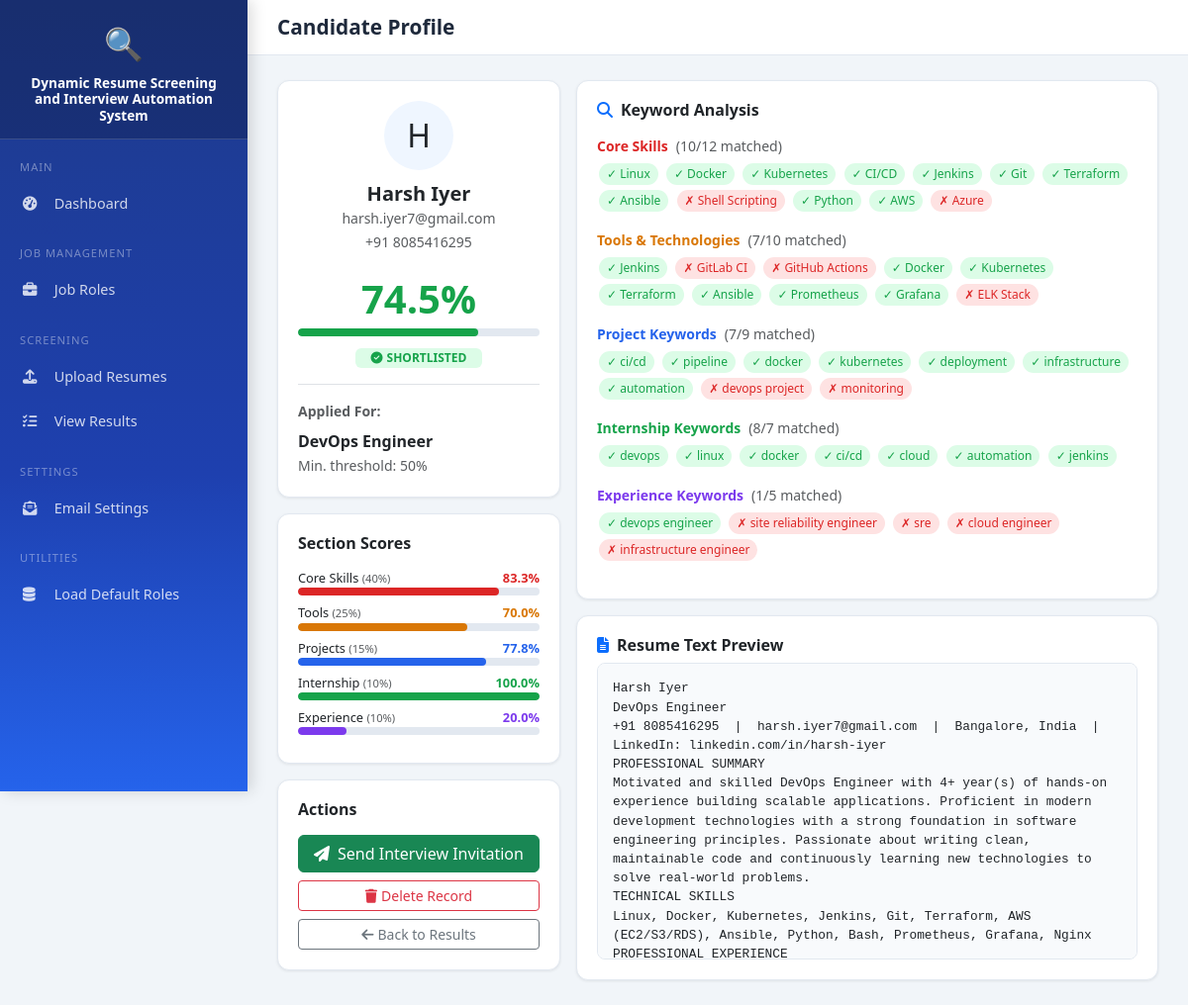
Screenshot of /candidate/1 with the database file from the repository.
### tables this page shows
CREATE TABLE candidates (
        id INTEGER PRIMARY KEY AUTOINCREMENT,
        user_id INTEGER,
        job_role_id INTEGER NOT NULL,
        name TEXT,
        email TEXT,
        phone TEXT,
        raw_text TEXT,
        skills_found TEXT,          -- JSON
        tools_found TEXT,           -- JSON
        projects_found TEXT,        -- JSON
        internship_found TEXT,      -- JSON
        experience_found TEXT,      -- JSON
        core_score REAL DEFAULT 0,
        tools_score REAL DEFAULT 0,
        projects_score REAL DEFAULT 0,
        internship_score REAL DEFAULT 0,
        experience_score REAL DEFAULT 0,
        total_score REAL DEFAULT 0,
        status TEXT DEFAULT 'pending',   -- pending / shortlisted / rejected
        rejection_reason TEXT,
        email_sent INTEGER DEFAULT 0,
        email_sent_at TIMESTAMP,
        filename TEXT,
        uploaded_at TIMESTAMP DEFAULT CURRENT_TIMESTAMP,
        FOREIGN KEY (job_role_id) REFERENCES job_roles(id),
        FOREIGN KEY (user_id) REFERENCES users(id)
    );

CREATE TABLE job_roles (
        id INTEGER PRIMARY KEY AUTOINCREMENT,
        title TEXT NOT NULL,
        description TEXT,
        core_skills TEXT NOT NULL,       -- JSON array
        tools TEXT NOT NULL,             -- JSON array
        project_keywords TEXT NOT NULL,  -- JSON array
        internship_keywords TEXT NOT NULL,
        experience_keywords TEXT NOT NULL,
        core_weight REAL DEFAULT 0.40,
        tools_weight REAL DEFAULT 0.25,
        projects_weight REAL DEFAULT 0.15,
        internship_weight REAL DEFAULT 0.10,
        experience_weight REAL DEFAULT 0.10,
        min_threshold INTEGER DEFAULT 50,
        created_at TIMESTAMP DEFAULT CURRENT_TIMESTAMP
    );

### app.py (the view)
@app.route("/candidate/<int:cid>")
def candidate_detail(cid):
    conn = get_db()
    c = conn.execute("""
        SELECT c.*, j.title as role_title, j.min_threshold, j.core_skills, j.tools,
               j.project_keywords, j.internship_keywords, j.experience_keywords
        FROM candidates c JOIN job_roles j ON c.job_role_id=j.id WHERE c.id=?
    """, (cid,)).fetchone()
    conn.close()
    if not c:
        flash("Candidate not found.", "danger")
        return redirect(url_for("results"))
    parsed = dict(c)
    for field in ["skills_found", "tools_found", "projects_found", "internship_found", "experience_found",
                  "core_skills", "tools", "project_keywords", "internship_keywords", "experience_keywords"]:
        try:
            parsed[field] = json.loads(c[field] or "[]")
        except:
            parsed[field] = []
    return render_template("candidate_detail.html", c=parsed)

### app.py (called while the page is built)
def get_db():
    conn = sqlite3.connect(DB_PATH)
    conn.row_factory = sqlite3.Row
    return conn

### templates/candidate_detail.html (shortened to what this page needs)
{% extends "base.html" %}
{% block page_title %}Candidate Profile{% endblock %}
{% block content %}
<div class="row g-3">
  <div class="col-lg-4">
    <div class="stat-card mb-3">
      <div class="text-center mb-3">
        <div style="width:70px;height:70px;background:#eff6ff;border-radius:50%;display:flex;align-items:center;justify-content:center;margin:0 auto 12px;font-size:2rem;">
          {{ (c.name or 'U')[0].upper() }}
        </div>
        <h5 class="fw-bold mb-0">{{ c.name or 'Unknown' }}</h5>
        <small class="text-muted">{{ c.email or 'No email' }}</small>
        {% if c.phone %}<br><small class="text-muted">{{ c.phone }}</small>{% endif %}
      </div>
      <div class="text-center mb-3">
        <div style="font-size:2.5rem; font-weight:700; color:{% if c.status=='shortlisted' %}#16a34a{% else %}#dc2626{% endif %};">
          {{ c.total_score }}%
        </div>
        <div class="score-bar mx-auto mb-2" style="width:100%;">
          <div class="score-bar-fill" style="width:{{ c.total_score }}%; background:{% if c.status=='shortlisted' %}#16a34a{% else %}#dc2626{% endif %};"></div>
        </div>
        {% if c.status == 'shortlisted' %}
          <span class="badge badge-shortlisted py-1 px-3"><i class="fas fa-check-circle me-1"></i>SHORTLISTED</span>
        {% else %}
          <span class="badge badge-rejected py-1 px-3"><i class="fas fa-times-circle me-1"></i>REJECTED</span>
        {% endif %}
      </div>
      <div class="border-top pt-3">
        <small class="text-muted fw-bold d-block mb-2">Applied For:</small>
        <span class="fw-semibold">{{ c.role_title }}</span>
        <br><small class="text-muted">Min. threshold: {{ c.min_threshold }}%</small>
      </div>
    </div>
    <div class="stat-card mb-3">
      <h6 class="fw-bold mb-3">Section Scores</h6>
      {% for label, val, color, weight in [
        ("Core Skills", c.core_score, "#dc2626", "40%"),
        ("Tools", c.tools_score, "#d97706", "25%"),
        ("Projects", c.projects_score, "#2563eb", "15%"),
        ("Internship", c.internship_score, "#16a34a", "10%"),
        ("Experience", c.experience_score, "#7c3aed", "10%")
      ] %}
      <div class="mb-2">
        <div class="d-flex justify-content-between" style="font-size:0.8rem;">
          <span>{{ label }} <small class="text-muted">({{ weight }})</small></span>
          <strong style="color:{{ color }};">{{ val }}%</strong>
        </div>
        <div class="score-bar">
          <div class="score-bar-fill" style="width:{{ val }}%; background:{{ color }};"></div>
        </div>
      </div>
      {% endfor %}
    </div>
    <div class="stat-card">
      <h6 class="fw-bold mb-3">Actions</h6>
      {% if c.status == 'shortlisted' %}
        {% if c.email_sent %}
          <div class="alert alert-success py-2 px-3 mb-2">
            <i class="fas fa-check-circle me-1"></i>Email sent at {{ c.email_sent_at }}
          </div>
        {% else %}
          <form method="POST" action="{{ url_for('send_email_single', cid=c.id) }}" class="mb-2">
            <button class="btn btn-success w-100">
              <i class="fas fa-paper-plane me-2"></i>Send Interview Invitation
            </button>
          </form>
        {% endif %}
      {% endif %}
      <form method="POST" action="{{ url_for('delete_candidate', cid=c.id) }}"
            onsubmit="return confirm('Delete this candidate record?')">
        <button class="btn btn-outline-danger w-100 btn-sm">
          <i class="fas fa-trash me-1"></i>Delete Record
        </button>
      </form>
      <a href="{{ url_for('results') }}" class="btn btn-outline-secondary w-100 btn-sm mt-2">
        <i class="fas fa-arrow-left me-1"></i>Back to Results
      </a>
    </div>
  </div>
  <div class="col-lg-8">
    <div class="stat-card mb-3">
      <h6 class="fw-bold mb-3"><i class="fas fa-search me-2 text-primary"></i>Keyword Analysis</h6>
      {% set sections = [
        ("Core Skills", c.skills_found, c.core_skills, "#dc2626"),
        ("Tools & Technologies", c.tools_found, c.tools, "#d97706"),
        ("Project Keywords", c.projects_found, c.project_keywords, "#2563eb"),
        ("Internship Keywords", c.internship_found, c.internship_keywords, "#16a34a"),
        ("Experience Keywords", c.experience_found, c.experience_keywords, "#7c3aed")
      ] %}
      {% for section_name, found, all_kw, color in sections %}
      <div class="mb-3">
        <div class="d-flex align-items-center gap-2 mb-1">
          <small class="fw-bold" style="color:{{ color }};">{{ section_name }}</small>
          <small class="text-muted">({{ found|length }}/{{ all_kw|length }} matched)</small>
        </div>
        <div>
          {% for kw in all_kw %}
            {% if kw in found %}
              <span class="kw-tag matched">✓ {{ kw }}</span>
            {% else %}
              <span class="kw-tag missing">✗ {{ kw }}</span>
            {% endif %}
          {% endfor %}
        </div>
      </div>
      {% endfor %}
    </div>
    {% if c.raw_text %}
    <div class="stat-card">
      <h6 class="fw-bold mb-2"><i class="fas fa-file-alt me-2 text-primary"></i>Resume Text Preview</h6>
      <div style="background:#f8fafc; border-radius:8px; padding:15px; font-size:0.8rem; white-space:pre-wrap; max-height:300px; overflow-y:auto; font-family:monospace; border:1px solid #e2e8f0;">{{ c.raw_text }}</div>
    </div>
    {% endif %}
  </div>
</div>
{% endblock %}

### templates/base.html (style rules this page uses)
:root { --primary: #2563eb; --primary-dark: #1d4ed8; --success: #16a34a; --danger: #dc2626; --warning: #d97706; --sidebar-width: 250px; }
body { background: #f1f5f9; font-family: "Segoe UI", sans-serif; }
.stat-card { background: #fff; border-radius: 12px; padding: 20px; box-shadow: 0 1px 3px rgba(0, 0, 0, 0.08); border: 1px solid #e2e8f0; }
.score-bar { height: 8px; border-radius: 4px; background: #e2e8f0; overflow: hidden; }
.score-bar-fill { height: 100%; border-radius: 4px; transition: width 0.6s ease; }
.badge-shortlisted { background: #dcfce7; color: #16a34a; }
.kw-tag { display: inline-block; background: #eff6ff; color: #2563eb; padding: 2px 8px; border-radius: 12px; font-size: 0.75rem; margin: 2px; }
.kw-tag.matched { background: #dcfce7; color: #16a34a; }
.kw-tag.missing { background: #fee2e2; color: #dc2626; }

### rows the page displays
candidates: name "H", name "Harsh Iyer", email "harsh.iyer7@gmail.com", phone "+91 8085416295", total_score "74.5", label "Core Skills", weight "40%", core_score "83.3", label "Tools", weight "25%", tools_score "70.0", label "Projects", weight "15%", projects_score "77.8", label "Internship", weight "10%", internship_score "100.0", label "Experience", experience_score "20.0", raw_text "Harsh Iyer DevOps Engineer +91 8085416295 | harsh.iyer7@gmail.com | Bangalore, India | LinkedIn: linkedin.com/in/harsh-iyer PROFESSIONAL SUMMARY Motivated and skilled DevOps Engineer with 4+ year(s) of hands-on experience building scalable applications. Proficient in modern development technologies with a strong foundation in software engineering principles. Passionate about writing clean, maintainable code and continuously learning new technologies to solve real-world problems. TECHNICAL SKILLS Linux, Docker, Kubernetes, Jenkins, Git, Terraform, AWS (EC2/S3/RDS), Ansible, Python, Bash, Prometheus, Grafana, Nginx PROFESSIONAL EXPERIENCE…"
job_roles: role_title "DevOps Engineer", min_threshold "50"

### other values shown
{{ section_name }} "Core Skills" "Tools & Technologies" "Project Keywords" "Internship Keywords" "Experience Keywords"
{{ found|length }} "10" "7" "7" "8" "1"
{{ all_kw|length }} "12" "10" "9" "7" "5"
{{ kw }} "Linux" "Docker" "Kubernetes" "CI/CD" "Jenkins" "Git" "Terraform" "Ansible" "Python" "AWS" "Jenkins" "Docker" "Kubernetes" "Terraform" "Ansible" "Prometheus" "Grafana" "ci/cd" "pipeline" "docker" "kubernetes" "deployment" "infrastructure" "automation" "devops" "linux" "docker" "ci/cd" "cloud" "automation" "jenkins" "devops engineer"
{{ kw }} "Shell Scripting" "Azure" "GitLab CI" "GitHub Actions" "ELK Stack" "devops project" "monitoring" "site reliability engineer" "sre" "cloud engineer" "infrastructure engineer"
